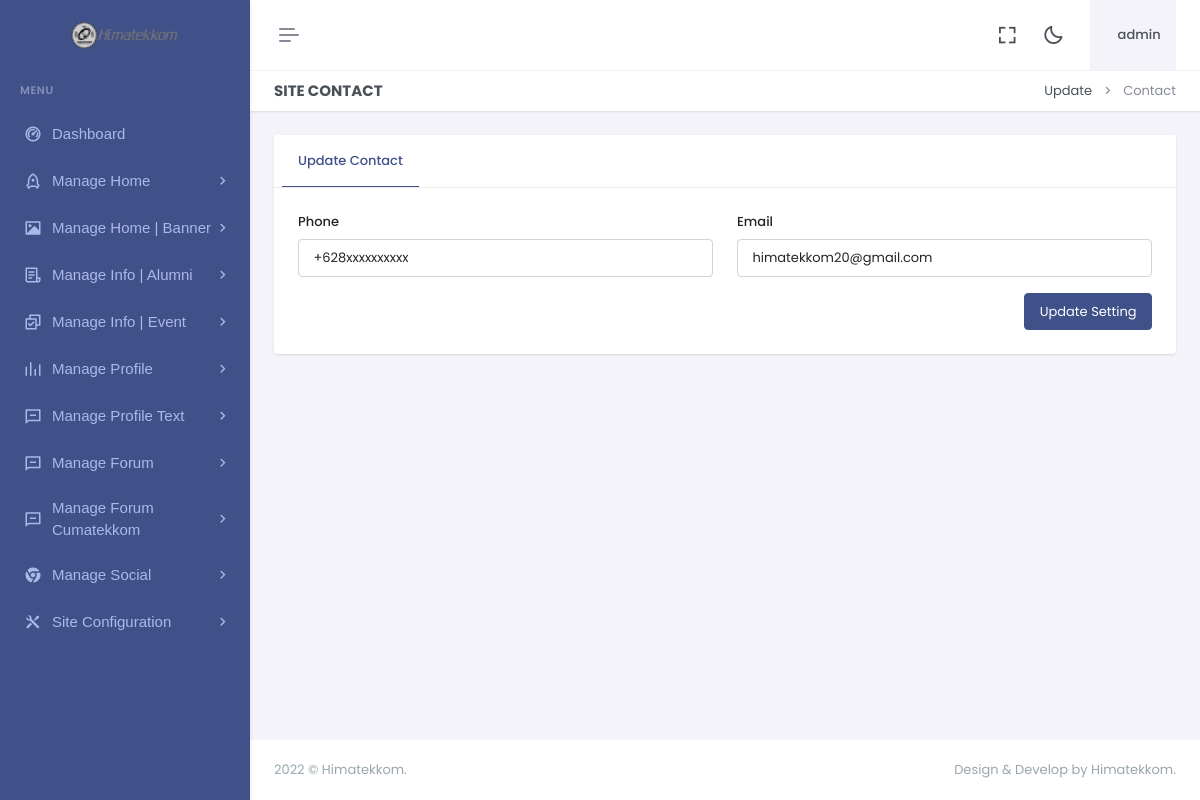
Page /dashboard/updatecontact.php (signed in) on the committed database.
### tables this page shows
CREATE TABLE `logo` (
  `id` int(11) NOT NULL,
  `xfile` varchar(1000) NOT NULL,
  `ufile` varchar(1000) NOT NULL,
  `updated_at` timestamp NOT NULL DEFAULT current_timestamp() ON UPDATE current_timestamp()
);

CREATE TABLE `sitecontact` (
  `id` int(11) NOT NULL,
  `phone` varchar(150) NOT NULL,
  `email` varchar(100) NOT NULL,
  `updated_at` timestamp NOT NULL DEFAULT current_timestamp() ON UPDATE current_timestamp()
);

### dashboard/updatecontact.php (the view, shortened to what this page needs)
<?php include"header.php";?>
<?php include"sidebar.php";?>
<div class="main-content">
 <div class="page-content">
       <div class="container-fluid">
                    <div class="row">
                        <div class="col-12">
                            <div class="page-title-box d-sm-flex align-items-center justify-content-between">
                                <h4 class="mb-sm-0">Site Contact</h4>
                                <div class="page-title-right">
                                    <ol class="breadcrumb m-0">
                                        <li class="breadcrumb-item"><a href="javascript: void(0);">Update</a></li>
                                        <li class="breadcrumb-item active">Contact</li>
                                    </ol>
                                </div>
                            </div>
                        </div>
                    </div>
                    <div class="row">
                        <div class="col-xxl-9">
                            <div class="card mt-xxl-n5">
                                <div class="card-header">
                                    <ul class="nav nav-tabs-custom rounded card-header-tabs border-bottom-0" role="tablist">
                                        <li class="nav-item">
                                            <a class="nav-link active" data-bs-toggle="tab" href="#personalDetails" role="tab" aria-selected="false">
                                                <i class="fas fa-home"></i>Update Contact
                                            </a>
                                        </li>
                                    </ul>
                                </div>
                                <div class="card-body p-4">
                                    <div class="tab-content">
                                        <div class="tab-pane active" id="personalDetails" role="tabpanel">
                                        <?php
					 $query="SELECT * FROM sitecontact where id=1 ";
$result = mysqli_query($con,$query);
while($row = mysqli_fetch_array($result)){
    $phone="$row[phone]";
    $email="$row[email]";
}
  ?>
              <form action="" method="post" enctype="multipart/form-data">
                                                <div class="row">
                                            <div class="col-lg-6">
                                                <div class="mb-3">
                                                            <label for="firstnameInput" class="form-label"> Phone</label>
                                                            <input type="text" class="form-control" id="firstnameInput" name="phone"  value="<?php print $phone ?>">
                                                        </div>
                                                    </div>
                                                    <div class="col-lg-6">
                                                <div class="mb-3">
                                                            <label for="firstnameInput" class="form-label"> Email</label>
                                                            <input type="text" class="form-control" id="firstnameInput" name="email"  value="<?php print $email ?>">
                                                        </div>
                                                    </div>
                                                    <div class="col-lg-12">
                                                        <div class="hstack gap-2 justify-content-end">
                                                            <button type="submit" name="save" class="btn btn-primary">Update Setting</button>
                                                        </div>
                                                    </div>
                                                </div>
                                            </form>
                                        </div>
                                    </div>
                                </div>
                            </div>
                        </div>
                    </div>
                </div>
            </div>
            <?php include"footer.php";?>

### dashboard/sidebar.php (shortened to what this page needs)
<?php
include"../z_db.php";
?>
<div class="app-menu navbar-menu">
  <div class="navbar-brand-box">
<?php
    $rr=mysqli_query($con,"SELECT ufile FROM logo");
$r = mysqli_fetch_row($rr);
$ufile = $r[0];
?>
    <a href="index.html" class="logo logo-light">
      <span class="logo-lg">
        <img src="uploads/logo/<?php print $ufile?>" alt="" height="30">
      </span>
    </a>
  </div>
  <div id="scrollbar">
    <div class="container-fluid">
      <ul class="navbar-nav" id="navbar-nav">
        <li class="menu-title"><span data-key="t-menu">Menu</span></li>
            <li class="nav-item">
                <a href="dashboard" class="nav-link" data-key="t-analytics">  <i class="ri-dashboard-2-line"></i> <span data-key="t-dashboards"> Dashboard </span></a>
            </li>
                        <li class="nav-item">
                            <a class="nav-link menu-link" href="#sidebarH" data-bs-toggle="collapse" role="button" aria-expanded="true" aria-controls="sidebarLanding">
                                <i class="ri-rocket-line"></i> <span data-key="t-landing">Manage Home</span>
                            </a>
                        </li>
                        <li class="nav-item">
                            <a class="nav-link menu-link" href="#sidebarHB" data-bs-toggle="collapse" role="button" aria-expanded="true" aria-controls="sidebarLanding">
                                <i class="ri-image-fill"></i> <span data-key="t-landing">Manage Home | Banner</span>
                            </a>
                        </li>
                        <li class="nav-item">
                            <a class="nav-link menu-link" href="#sidebarIA" data-bs-toggle="collapse" role="button" aria-expanded="true" aria-controls="sidebarLanding">
                                <i class="ri-file-list-3-line"></i> <span data-key="t-landing">Manage Info | Alumni</span>
                            </a>
                        </li>
                        <li class="nav-item">
                            <a class="nav-link menu-link" href="#sidebarIE" data-bs-toggle="collapse" role="button" aria-expanded="true" aria-controls="sidebarLanding">
                                <i class="ri-checkbox-multiple-line"></i> <span data-key="t-landing">Manage Info | Event</span>
                            </a>
                        </li>
                        <li class="nav-item">
                            <a class="nav-link menu-link" href="#sidebarP" data-bs-toggle="collapse" role="button" aria-expanded="true" aria-controls="sidebarLanding">
                                <i class="ri-rhythm-fill"></i> <span data-key="t-landing">Manage Profile</span>
                            </a>
                        </li>
                        <li class="nav-item">
                            <a class="nav-link menu-link" href="#sidebarPT" data-bs-toggle="collapse" role="button" aria-expanded="true" aria-controls="sidebarLanding">
                                <i class="ri-message-line"></i> <span data-key="t-landing">Manage Profile Text</span>
                            </a>
                        </li>
                        <li class="nav-item">
                            <a class="nav-link menu-link" href="#sidebarF" data-bs-toggle="collapse" role="button" aria-expanded="true" aria-controls="sidebarLanding">
                                <i class="ri-message-line"></i> <span data-key="t-landing">Manage Forum</span>
                            </a>
                        </li>
                        <li class="nav-item">
                            <a class="nav-link menu-link" href="#sidebarFC" data-bs-toggle="collapse" role="button" aria-expanded="true" aria-controls="sidebarLanding">
                                <i class="ri-message-line"></i> <span data-key="t-landing">Manage Forum Cumatekkom</span>
                            </a>
                        </li>
                        <li class="nav-item">
                            <a class="nav-link menu-link" href="#sidebarS" data-bs-toggle="collapse" role="button" aria-expanded="true" aria-controls="sidebarLanding">
                                <i class="ri-chrome-fill"></i> <span data-key="t-landing">Manage Social</span>
                            </a>
                        </li>
                        <li class="nav-item">
                            <a class="nav-link menu-link" href="#sidebarSC" data-bs-toggle="collapse" role="button" aria-expanded="true" aria-controls="sidebarLanding">
                                <i class="ri-tools-fill"></i> <span data-key="t-landing"> Site Configuration </span>
                            </a>
                        </li>
      </ul>
    </div>
  </div>
  <div class="sidebar-background"></div>
</div>

### rows in the picture
logo: ufile (picture)
sitecontact: phone "+628xxxxxxxxxx", email "himatekkom20@gmail.com"

### other values in the picture
$username "admin"
